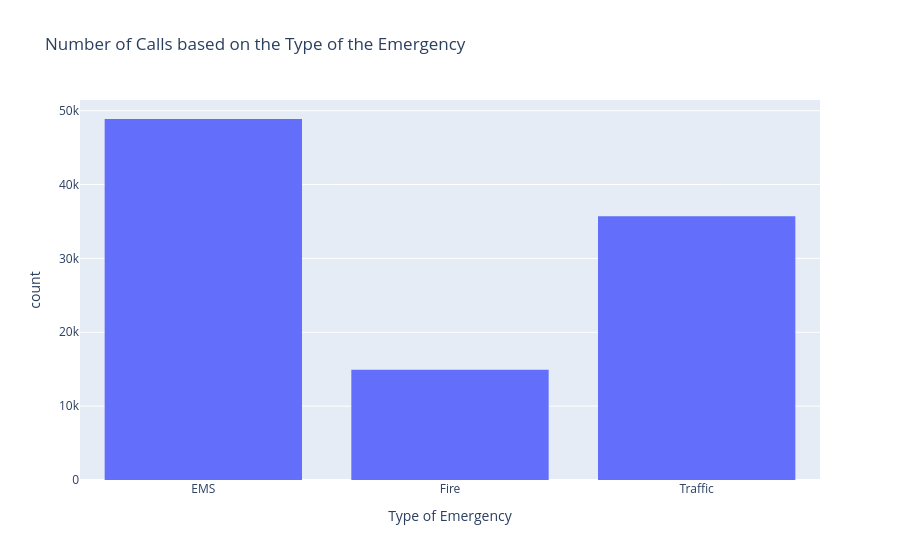

Notebook cell for this chart:
### Code cell
#let us visualize what the data tells us!
hist=px.histogram(data_frame=calls,x="Type of Emergency",title="Number of Calls based on the Type of the Emergency")
hist.show()

### Figure 1 — Plotly figure (JSON) as saved in the notebook; plotly's stock layout.template omitted (floating-point values rounded to 4 significant figures; data arrays with more than 128 entries replaced by an {"elided": "..."} marker saying what was removed)
{"data": [{"bingroup": "x", "hovertemplate": "Type of Emergency=%{x}<br>count=%{y}<extra></extra>", "legendgroup": "", "marker": {"color": "#636efa", "pattern": {"shape": ""}}, "name": "", "orientation": "v", "showlegend": false, "type": "histogram", "x": {"elided": "99492 str values"}, "xaxis": "x", "yaxis": "y"}], "layout": {"barmode": "relative", "legend": {"tracegroupgap": 0}, "title": {"text": "Number of Calls based on the Type of the Emergency"}, "xaxis": {"anchor": "y", "domain": [0, 1], "title": {"text": "Type of Emergency"}}, "yaxis": {"anchor": "x", "domain": [0, 1], "title": {"text": "count"}}}}
